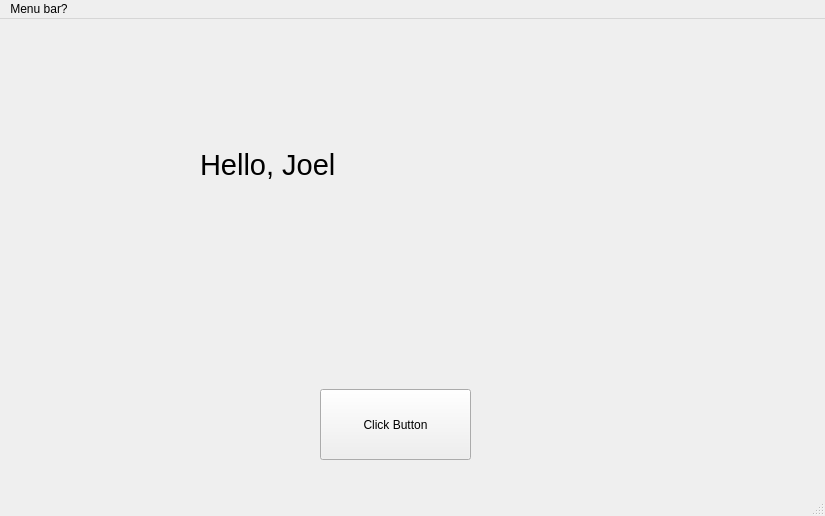
<?xml version="1.0" encoding="UTF-8"?>
<ui version="4.0">
 <class>MainWindow</class>
 <widget class="QMainWindow" name="MainWindow">
  <property name="geometry">
   <rect>
    <x>0</x>
    <y>0</y>
    <width>825</width>
    <height>516</height>
   </rect>
  </property>
  <property name="windowTitle">
   <string>MainWindow</string>
  </property>
  <widget class="QWidget" name="centralwidget">
   <widget class="QPushButton" name="button1">
    <property name="geometry">
     <rect>
      <x>320</x>
      <y>370</y>
      <width>151</width>
      <height>71</height>
     </rect>
    </property>
    <property name="text">
     <string>Click Button</string>
    </property>
   </widget>
   <widget class="QLabel" name="label1">
    <property name="geometry">
     <rect>
      <x>200</x>
      <y>120</y>
      <width>221</width>
      <height>51</height>
     </rect>
    </property>
    <property name="font">
     <font>
      <pointsize>22</pointsize>
     </font>
    </property>
    <property name="text">
     <string>Hello, Joel</string>
    </property>
   </widget>
  </widget>
  <widget class="QMenuBar" name="menubar">
   <property name="geometry">
    <rect>
     <x>0</x>
     <y>0</y>
     <width>825</width>
     <height>42</height>
    </rect>
   </property>
   <widget class="QMenu" name="menuMenu_bar">
    <property name="title">
     <string>Menu bar?</string>
    </property>
    <addaction name="actionsomething_idk"/>
   </widget>
   <addaction name="menuMenu_bar"/>
  </widget>
  <widget class="QStatusBar" name="statusbar"/>
  <action name="actionsomething_idk">
   <property name="text">
    <string>something idk</string>
   </property>
  </action>
 </widget>
 <resources/>
 <connections/>
</ui>
